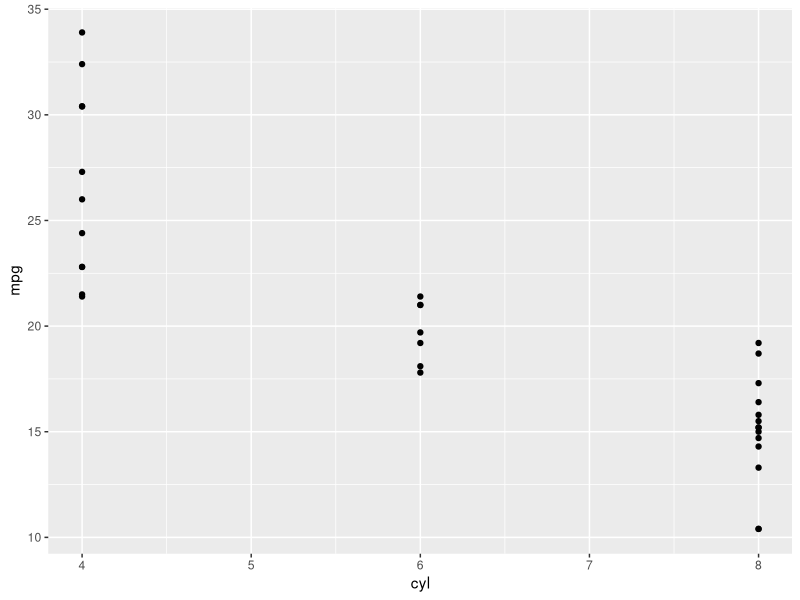
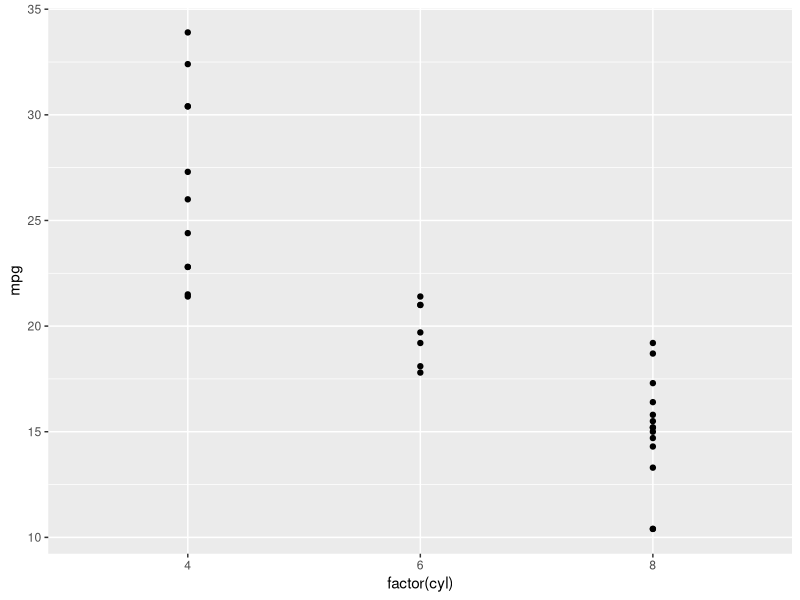
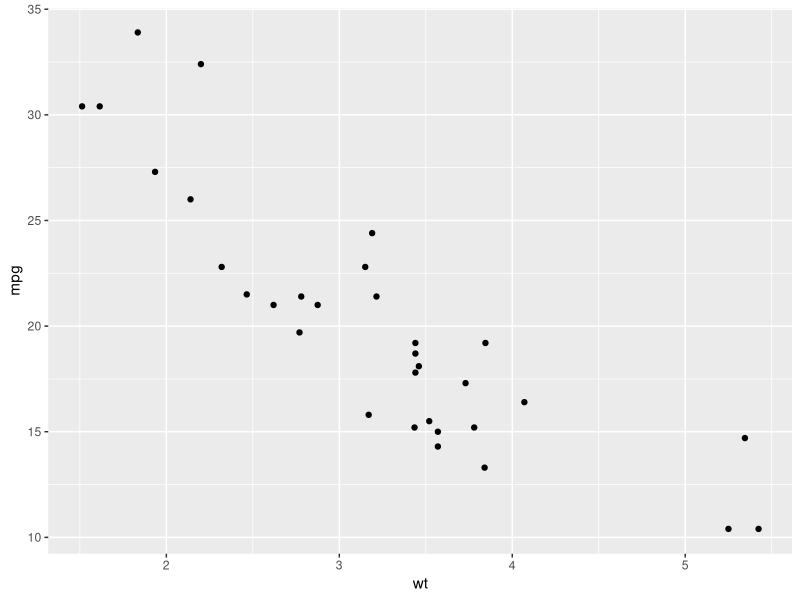
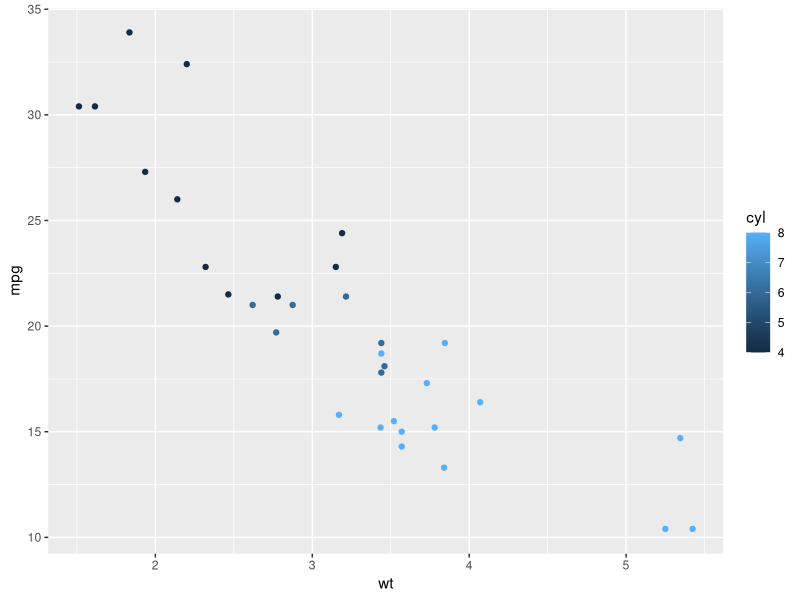
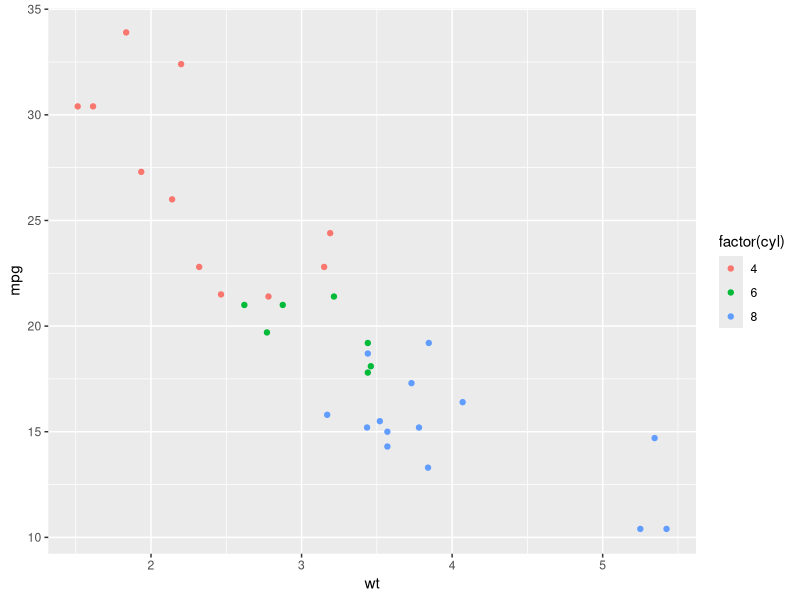
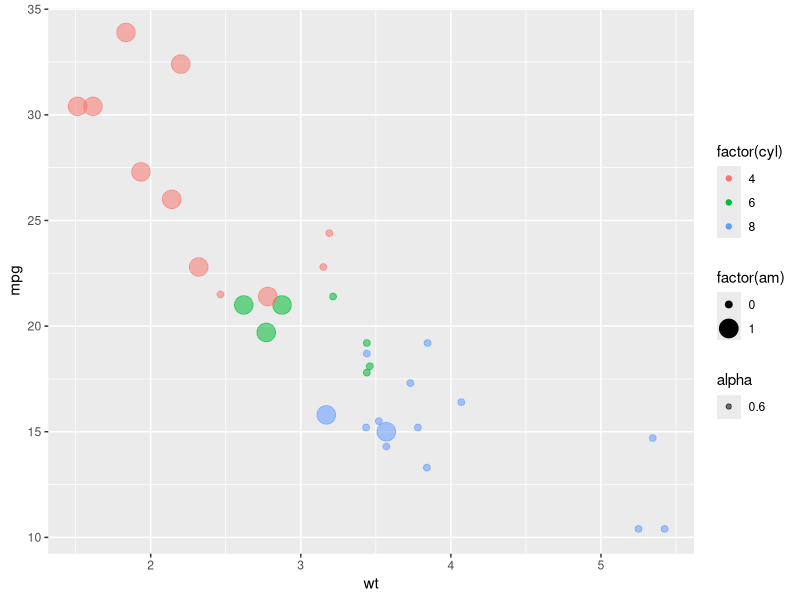
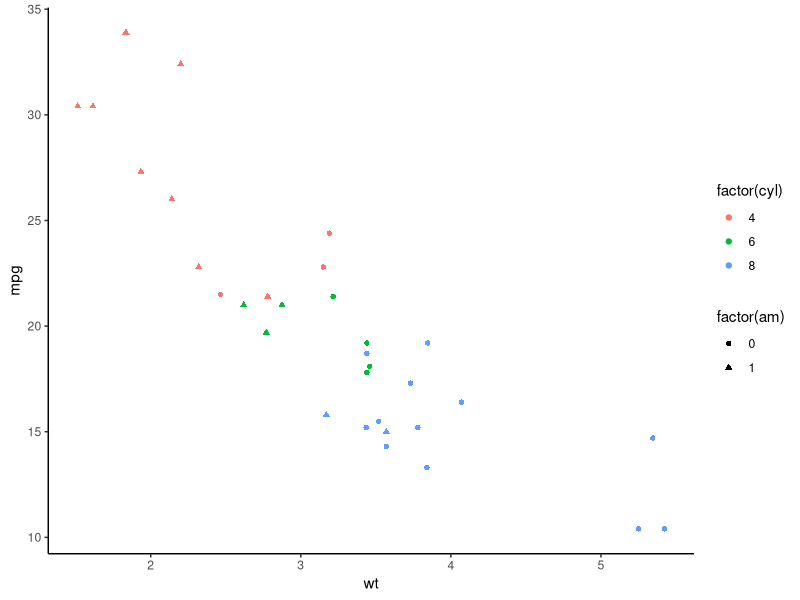

These charts were generated, in order, by the following R code:
## ---- chunk 1
knitr::opts_chunk$set(echo = TRUE)
library(ggplot2)
## ---- chunk 2
library(ggplot2)
head(mtcars)
str(mtcars)
summary(mtcars)
mtc <- mtcars
## ---- chunk 3
ggplot(mtc, aes(x = cyl, y = mpg)) +
  geom_point()
## ---- chunk 4
ggplot(mtc, aes(x = factor (cyl), y = mpg)) +
  geom_point()
## ---- chunk 5
ggplot(mtc, aes(x = wt, y = mpg)) +
  geom_point()
## ---- chunk 6
ggplot(mtc, aes(x = wt, y = mpg, col = cyl)) +
  geom_point()
## ---- chunk 7
ggplot(mtcars, aes(x = wt, y = mpg, col =factor(cyl))) +
  geom_point()
## ---- chunk 8
ggplot(mtcars, aes(x = wt, y = mpg, col =factor(cyl), size = factor(am), alpha = 0.6)) +
  geom_point()

## ---- chunk 9
ggplot(mtcars, aes(x = wt, y = mpg, col =factor(cyl), shape = factor(am))) +
  geom_point() +
  theme_classic()

## ---- chunk 10
sessionInfo()

